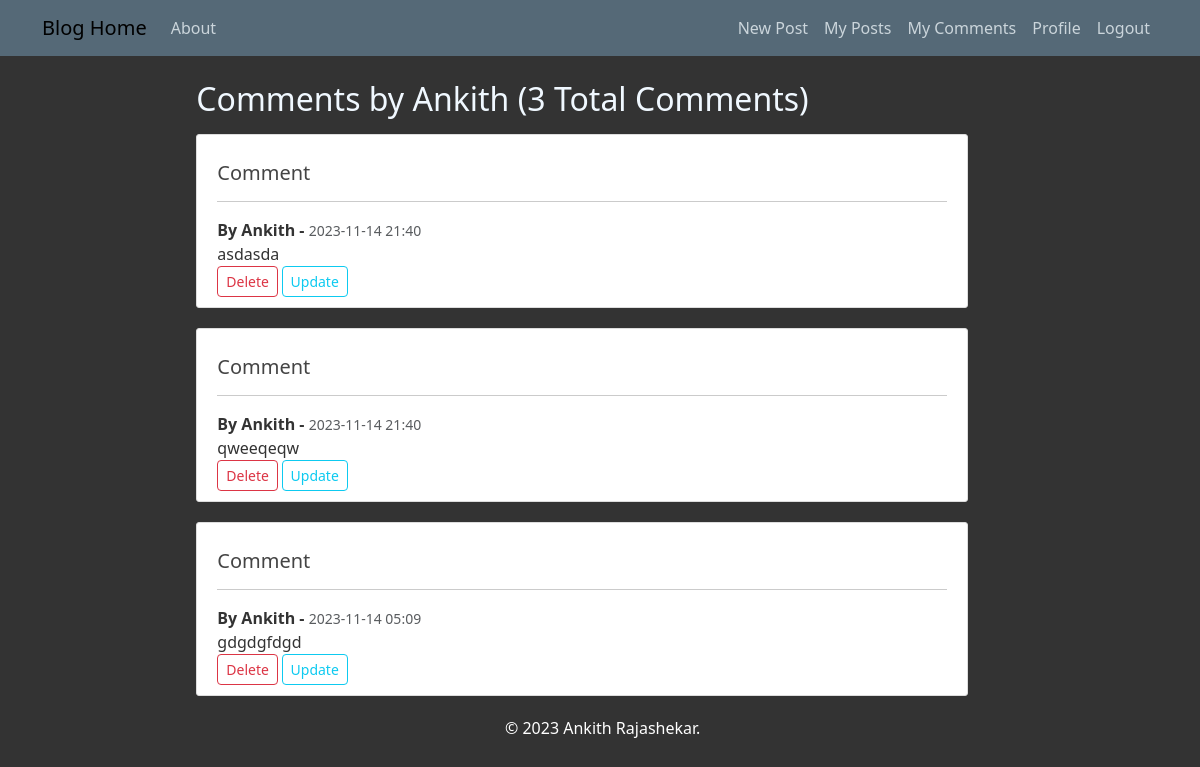
The app's page /mycomments/ (signed in), older data.
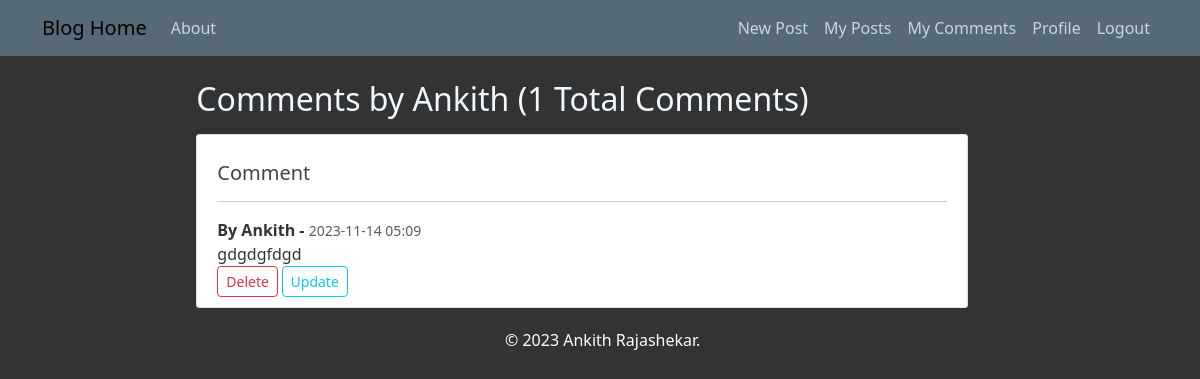
The same page, newer data.
### blog/models.py (models this page shows, shortened)
class Comment(models.Model):
  post = models.ForeignKey(Post, related_name="comments", on_delete = models.CASCADE)
  user = models.ForeignKey(User, on_delete = models.CASCADE)
  author = models.CharField(max_length=100)
  content = models.TextField(max_length=500)
  date_posted = models.CharField(default=str(dateformat.format(timezone.now(), 'Y-m-d H:i')), max_length=70)

### blog/views.py (the view)
# urls.py: path('mycomments/', UserCommentListView.as_view(), name='user-comments'),
class UserCommentListView(ListView): #View for an object we will be looping over to display, this must be provided
    model = Comment
    template_name = 'blog/user_comments.html'
    context_object_name = 'comments'
    paginate_by = 10
    def get_queryset(self): #modify/override query_set that this view returns
        user=self.request.user #get username from url using shortcut 'get_object_or_404'. variables sent in are stored as kwargs and accessed by instance of class-view via self
        return Comment.objects.filter(user=user).order_by('-date_posted') #ordering was also overriden, so we add proper ordering in return here

### blog/templates/blog/user_comments.html (shortened to what this page needs)
{% extends "blog/base.html" %}
{% block content %}
  <h2 class = "mb-3 offset-md-2" style =color:aliceblue> Comments by {{user.username}} ({{page_obj.paginator.count}} Total Comments)</h1>
  {%for comment in comments%}
  <article class="media content-section offset-md-2">
    <h5 class="article-content">Comment</h5>
    <hr>
        <strong>By {{comment.author}} - </strong>
        <small class="text-muted">{{ comment.date_posted}}</small>
        <br>
        {{comment.content}}
        <small class="text-muted">
          <br>
          <a href="{%url 'comment-delete' comment.pk%}" class="btn btn-outline-danger btn-sm">Delete</a>
          <a href="{%url 'comment-update' comment.pk%}"class="btn btn-outline-info btn-sm">Update</a>
        </small>
        <br>
  </article>
  {%endfor%}
{% endblock content %}

Row changes from the older to the newer data that the page shows:
removed Comment: author "Ankith", date_posted "2023-11-14 21:40", content "asdasda"
removed Comment: author "Ankith", date_posted "2023-11-14 21:40", content "qweeqeqw"
Text that changed along with them:
{{ page_obj.paginator.count }}: "3" → "1"
